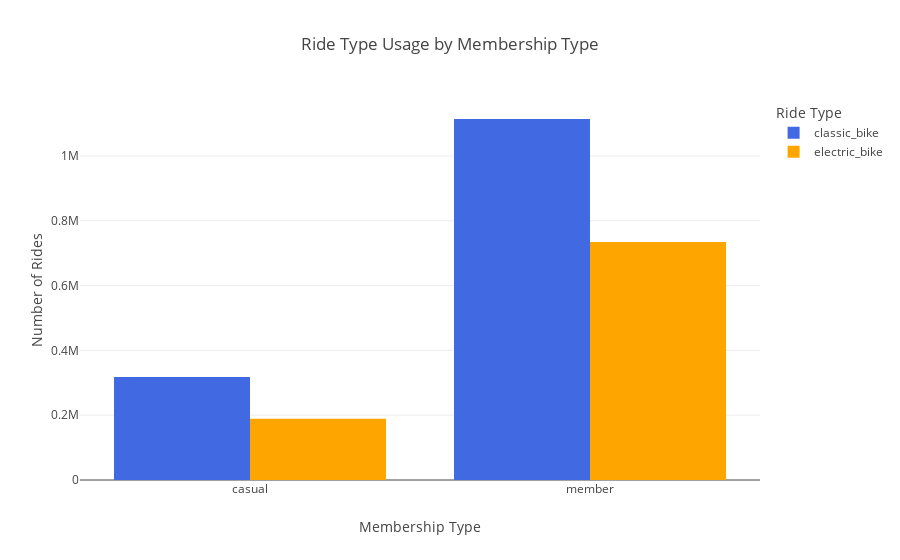

Notebook code cell kept with this figure:
### Code cell
import plotly.express as px

# Reset index so 'member_casual' becomes a column
df_plotly = counts.reset_index()

# Convert wide to long format for Plotly
df_long = df_plotly.melt(
    id_vars='member_casual',
    var_name='rideable_type',
    value_name='number_of_rides'
)

# Define custom colors for each rideable type
rideable_colors = {
    'classic_bike': 'royalblue',
    'electric_bike': 'orange',
    'docked_bike': 'green'
    # Add more rideable types if needed
}

# Create Plotly bar chart with custom colors
fig = px.bar(
    df_long,
    x='member_casual',
    y='number_of_rides',
    color='rideable_type',
    barmode='group',  # side-by-side bars
    labels={
        'member_casual': 'Membership Type',
        'number_of_rides': 'Number of Rides',
        'rideable_type': 'Ride Type'
    },
    title='Ride Type Usage by Membership Type',
    color_discrete_map=rideable_colors  # Apply custom colors
)

fig.show()

### Figure 1 — Plotly figure (JSON) as saved in the notebook; plotly's stock layout.template omitted (floating-point values rounded to 4 significant figures)
{"data": [{"alignmentgroup": "True", "hovertemplate": "Ride Type=classic_bike<br>Membership Type=%{x}<br>Number of Rides=%{y}<extra></extra>", "legendgroup": "classic_bike", "marker": {"color": "royalblue", "pattern": {"shape": ""}}, "name": "classic_bike", "offsetgroup": "classic_bike", "orientation": "v", "showlegend": true, "textposition": "auto", "type": "bar", "x": ["casual", "member"], "xaxis": "x", "y": [318033, 1113902], "yaxis": "y"}, {"alignmentgroup": "True", "hovertemplate": "Ride Type=electric_bike<br>Membership Type=%{x}<br>Number of Rides=%{y}<extra></extra>", "legendgroup": "electric_bike", "marker": {"color": "orange", "pattern": {"shape": ""}}, "name": "electric_bike", "offsetgroup": "electric_bike", "orientation": "v", "showlegend": true, "textposition": "auto", "type": "bar", "x": ["casual", "member"], "xaxis": "x", "y": [189157, 734489], "yaxis": "y"}], "layout": {"barmode": "group", "legend": {"title": {"text": "Ride Type"}, "tracegroupgap": 0}, "title": {"text": "Ride Type Usage by Membership Type"}, "xaxis": {"anchor": "y", "domain": [0, 1], "title": {"text": "Membership Type"}}, "yaxis": {"anchor": "x", "domain": [0, 1], "title": {"text": "Number of Rides"}}}}
